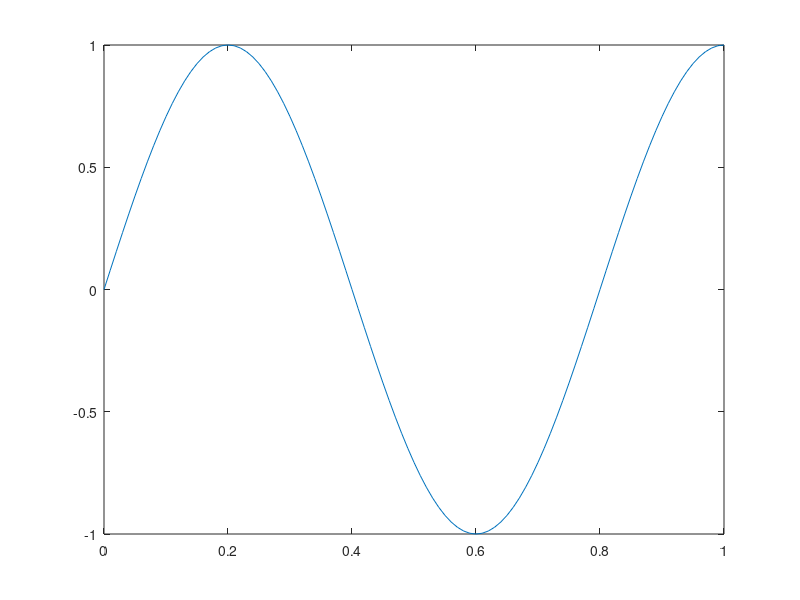

MATLAB code for this plot: (Note: this script raises an error after producing the figure.)
% sample code by Professor Molei Tao

clc;
clear;

k = 0.01;
h = 0.01;
T = 5;

SpaceSpan=[0:k:1];
TimeSteps=round(T/h);

N = length(SpaceSpan) - 1;
L = (-2*diag(ones(N-1,1)) + diag(ones(N-2,1),-1) + diag(ones(N-2,1),1))/k^2;
b = zeros(N-1,1);
b(end) = 1/k^2;

u0 = sin(2.5*pi*SpaceSpan);
u = u0;
handle = plot(SpaceSpan, u);

for i = 1:TimeSteps
  u(2:end-1)=inv(eye(N-1)/h-L)*(u(2:end-1)/h+b);
  
  set(handle, 'ydata', u);
  title('Time=',num2str(i*h));
  drawnow();
endfor
  